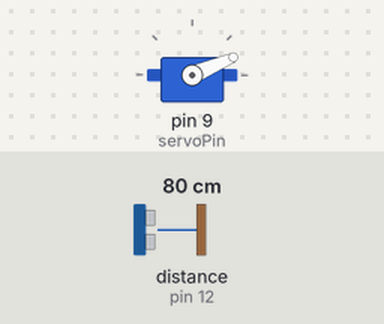
Simulated run of this sketch. Board: Arduino Uno, built with avr-gcc and run on an emulated ATmega328P. On the bench: servo. Wiring (inferred from the names in the program): ultrasonic range finder: trigger pin 13; echo pin 12. Inputs (shaded band) come from the test bench; at power-on: distance to the obstacle (sensor on pin 12) 80 cm. The echo pulse lasts 58.3 µs per cm; what the sketch prints to the serial monitor is not drawn.

Above: at 1.28 s.
1.3 s: distance to the obstacle (sensor on pin 12) set to 2 cm
At 2.15 s:
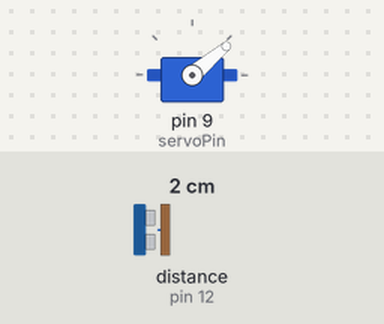
4.3 s: distance to the obstacle (sensor on pin 12) set to 60 cm
At 10.27 s:
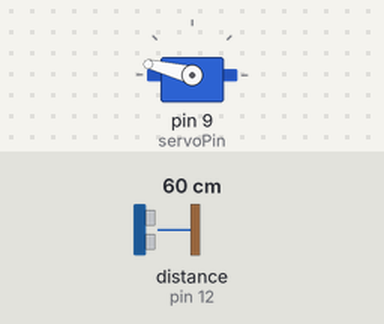
10.3 s: distance to the obstacle (sensor on pin 12) set to 250 cm
At 11.04 s:
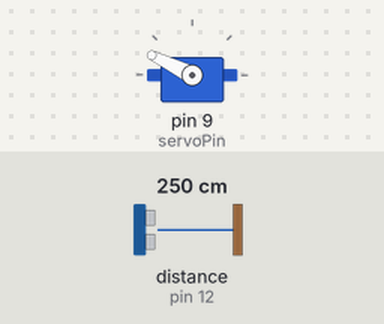
Timing chart, 0 to 19.3 s (numbered marks = the images above; inputs shaded):
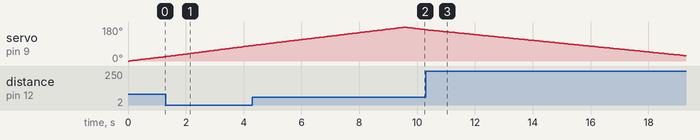

The sketch:

sonar_arduino.ino
```cpp
#include <Servo.h>

#define servoPin  9
#define triggerPin 13
#define echoPin 12

Servo servo;
int const minRange = 0;
int const maxRange = 200;
int const servoMinRange = 0;
int const servoMaxRange = 179;

int servoPosition = 0;
int servoDirection = 1;

// returns the distance
long pulse()
{
  long duration, distance;
  digitalWrite(triggerPin, LOW);
  delayMicroseconds(2);
  digitalWrite(triggerPin, HIGH);
  delayMicroseconds(10);
  digitalWrite(triggerPin, LOW);

  duration = pulseIn(echoPin, HIGH);
  distance = duration / 68.2;

  if(distance >= maxRange || distance <= minRange)
  {
    return -1;
  }
  else
  {
    return distance;
  }
}

void setup()
{
  Serial.begin(9600);
  servo.attach(servoPin);
  pinMode(triggerPin, OUTPUT);
  pinMode(echoPin, INPUT);
}

void loop()
{
  servo.write(servoPosition);
  Serial.print(servoPosition);
  Serial.print("/");
  Serial.print(pulse());
  Serial.print("@");

  servoPosition += servoDirection;
  if(servoPosition >= servoMaxRange || servoPosition <= servoMinRange)
  {
    servoDirection *= -1;  // turn direction around
  }
  delay(50);
}
```
